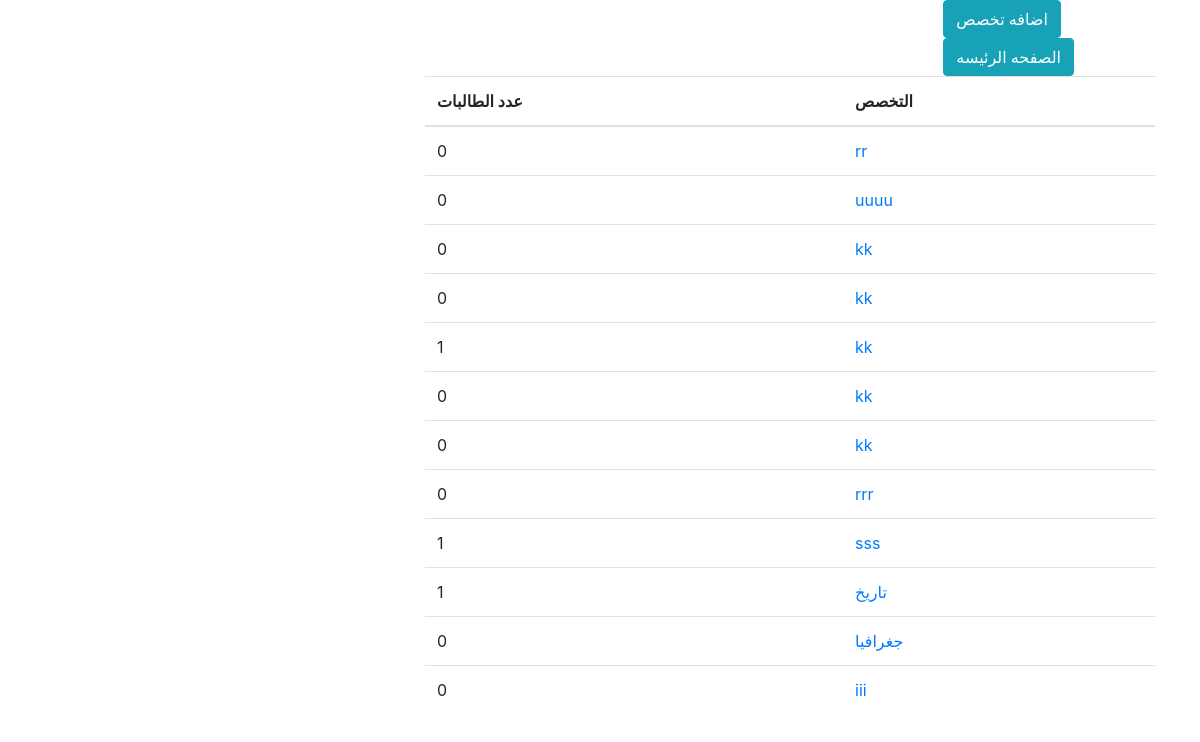
Page /page/user2/majer.php?id_col=1 on the committed database.
### tables this page shows
CREATE TABLE `majer` (
  `id_m` int(11) NOT NULL,
  `id_col` int(11) NOT NULL,
  `majer_name` varchar(200) NOT NULL,
  `create_at` timestamp NOT NULL DEFAULT CURRENT_TIMESTAMP ON UPDATE CURRENT_TIMESTAMP,
  `update_at` timestamp NOT NULL DEFAULT '0000-00-00 00:00:00'
);

### page/connect/cont.php (called while the page is built, shortened)
<?php
class DB{
    public function __construct($user,$pass,$dbname){
     $this->db=new PDO("mysql:host=localhost;dbname=".$dbname."",$user,$pass,array(PDO::MYSQL_ATTR_INIT_COMMAND => "SET NAMES utf8"));
    }
}

### page/connect/func.php (called while the page is built, shortened)
<?php
require "cont.php";
class opreter extends DB{
    private $pdo;
    public function __construct(){
     $this->pdo=$this->db;
    }
    public function getMajerstu($id){
        $sql=$this->pdo->prepare("SELECT * FROM majer WHERE id_col=?");
        $sql->execute(array($id));
        return $sql;
    }
    public function getcountstudent($id){
        $sql=$this->pdo->prepare("SELECT * FROM student where id_maj=? ");
        $sql->execute(array($id));
        return $sql->rowCount();
    }
}

### page/user2/majer.php (the view, shortened to what this page needs)
<?php
require "../connect/func.php";
$db=new opreter();
?>
<!DOCTYPE html>
<html dir="rtl">
<head>
	<link rel="stylesheet" type="text/css" href="../../css/bootstrap.css">
	<link rel="stylesheet" href="https://cdn.rtlcss.com/bootstrap/v4.2.1/css/bootstrap.min.css">
	<link rel="stylesheet" type="text/css" id="style" href="../../css/style.css">
	<link rel="stylesheet" href="https://use.fontawesome.com/releases/v5.7.2/css/all.css">
</head>
<body>
<header>
	<div class="col-8 offset-2">
		<div class="col-4">
			<a href="#" class="btn btn-info " data-toggle="modal" data-target="#exampleModal" data-whatever="@fat">اضافه تخصص </a>
			<a href="index.php" class="btn btn-info ">الصفحه الرئيسه </a>
		</div>
	</div>
</header>
<section>
	<div class="container">
		<div class="row">
			<div class="col-8 offset-2">
				<table class="table">
					<thead>
						<tr>
						<th>التخصص </th>
						<th>عدد الطالبات   </th>
					</tr>
					</thead>
					<tbody>
						<?php
                          $sql=$db-> getMajerstu($_GET['id_col']);
                          foreach ($sql as $key ) {
                          	echo'
                          	<tr>
                          	<td><a href=student.php?id_mjr='.$key['id_m'].'>'.$key['majer_name'].'</a></td>
                          	<td>'.$db->getcountstudent($key['id_m']).'</td>
                          	</tr>
                          	';
                          }
						?>
					</tbody>
				</table>
			</div>
		</div>
	</div>
</section>
</body>
</html>

### css/style.css (style rules this page uses)
.btn-info { font-family: 'Noto Sans','Cairo', sans-serif; transition: 1s all; }

### rows in the picture
majer: majer_name "rr", countstudent "0"
majer: majer_name "uuuu", countstudent "0"
majer: majer_name "kk", countstudent "0"
majer: majer_name "kk", countstudent "0"
majer: majer_name "kk", countstudent "1"
majer: majer_name "kk", countstudent "0"
majer: majer_name "kk", countstudent "0"
majer: majer_name "rrr", countstudent "0"
majer: majer_name "sss", countstudent "1"
majer: majer_name "تاريخ", countstudent "1"
majer: majer_name "جغرافيا", countstudent "0"
majer: majer_name "iii", countstudent "0"
